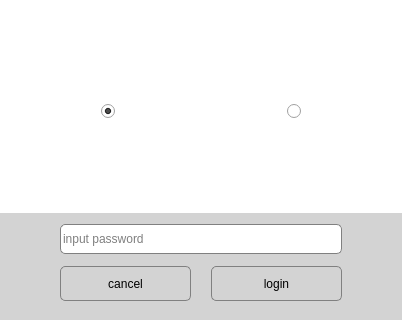
<?xml version="1.0" encoding="UTF-8"?>
<ui version="4.0">
 <class>LoginDialog</class>
 <widget class="QDialog" name="LoginDialog">
  <property name="geometry">
   <rect>
    <x>0</x>
    <y>0</y>
    <width>402</width>
    <height>320</height>
   </rect>
  </property>
  <property name="sizePolicy">
   <sizepolicy hsizetype="Fixed" vsizetype="Fixed">
    <horstretch>0</horstretch>
    <verstretch>0</verstretch>
   </sizepolicy>
  </property>
  <property name="windowTitle">
   <string>Dialog</string>
  </property>
  <property name="styleSheet">
   <string notr="true">
QRadioButton::indicator::unchecked#admin {
    image:url(:/user_admin_unchecked.png)
}

QRadioButton::indicator:unchecked:hover#admin {
    image:url(:/user_admin_hover.png)
}


QRadioButton::indicator::checked#admin {
    image:url(:/user_admin_checked.png)
}

QRadioButton::indicator:checked:hover#admin {
    image:url(:/user_admin_checked.png)
}

QRadioButton::indicator::unchecked#general {
    image:url(:/user_general_unchecked.png)
}

QRadioButton::indicator:unchecked:hover#general {
    image:url(:/user_general_hover.png)
}


QRadioButton::indicator::checked#general {
    image:url(:/user_general_checked.png)
}

QRadioButton::indicator:checked:hover#general {
    image:url(:/user_general_checked.png)
}
QWidget#widget_up{
	background-color:white;
}
QWidget#widget_down{
	background-color:lightgray;
}
QLineEdit{
border:1px solid gray;
border-radius:5px;
}
QPushButton{
	border: 1px solid grey;
	border-radius:5px;
}
QPushButton:hover{
	border: 1px solid grey;
	border-radius:5px;
	
	background-color: rgb(172, 190, 255);
}
QPushButton:pressed{
	border: 1px solid grey;
	border-radius:5px;
	color:white;
	background-color: rgb(0, 85, 255);
}


</string>
  </property>
  <layout class="QVBoxLayout" name="verticalLayout_2" stretch="2,1">
   <property name="spacing">
    <number>0</number>
   </property>
   <property name="leftMargin">
    <number>0</number>
   </property>
   <property name="topMargin">
    <number>0</number>
   </property>
   <property name="rightMargin">
    <number>0</number>
   </property>
   <property name="bottomMargin">
    <number>0</number>
   </property>
   <item>
    <widget class="QWidget" name="widget_up" native="true">
     <layout class="QHBoxLayout" name="horizontalLayout_2">
      <property name="spacing">
       <number>30</number>
      </property>
      <property name="leftMargin">
       <number>30</number>
      </property>
      <property name="topMargin">
       <number>20</number>
      </property>
      <property name="rightMargin">
       <number>30</number>
      </property>
      <item>
       <layout class="QHBoxLayout" name="horizontalLayout_3">
        <property name="spacing">
         <number>0</number>
        </property>
        <item>
         <spacer name="horizontalSpacer_3">
          <property name="orientation">
           <enum>Qt::Horizontal</enum>
          </property>
          <property name="sizeHint" stdset="0">
           <size>
            <width>10</width>
            <height>20</height>
           </size>
          </property>
         </spacer>
        </item>
        <item>
         <widget class="QRadioButton" name="general">
          <property name="text">
           <string/>
          </property>
          <property name="checked">
           <bool>true</bool>
          </property>
         </widget>
        </item>
        <item>
         <spacer name="horizontalSpacer_4">
          <property name="orientation">
           <enum>Qt::Horizontal</enum>
          </property>
          <property name="sizeHint" stdset="0">
           <size>
            <width>10</width>
            <height>20</height>
           </size>
          </property>
         </spacer>
        </item>
       </layout>
      </item>
      <item>
       <layout class="QHBoxLayout" name="horizontalLayout_5">
        <property name="spacing">
         <number>0</number>
        </property>
        <item>
         <spacer name="horizontalSpacer">
          <property name="orientation">
           <enum>Qt::Horizontal</enum>
          </property>
          <property name="sizeHint" stdset="0">
           <size>
            <width>10</width>
            <height>20</height>
           </size>
          </property>
         </spacer>
        </item>
        <item>
         <widget class="QRadioButton" name="admin">
          <property name="text">
           <string/>
          </property>
         </widget>
        </item>
        <item>
         <spacer name="horizontalSpacer_2">
          <property name="orientation">
           <enum>Qt::Horizontal</enum>
          </property>
          <property name="sizeHint" stdset="0">
           <size>
            <width>10</width>
            <height>20</height>
           </size>
          </property>
         </spacer>
        </item>
       </layout>
      </item>
     </layout>
    </widget>
   </item>
   <item>
    <widget class="QWidget" name="widget_down" native="true">
     <layout class="QVBoxLayout" name="verticalLayout" stretch="1,0">
      <property name="spacing">
       <number>10</number>
      </property>
      <property name="leftMargin">
       <number>60</number>
      </property>
      <property name="rightMargin">
       <number>60</number>
      </property>
      <property name="bottomMargin">
       <number>15</number>
      </property>
      <item>
       <widget class="QLineEdit" name="lineEdit">
        <property name="minimumSize">
         <size>
          <width>0</width>
          <height>30</height>
         </size>
        </property>
        <property name="inputMask">
         <string/>
        </property>
        <property name="echoMode">
         <enum>QLineEdit::Password</enum>
        </property>
        <property name="placeholderText">
         <string>input password</string>
        </property>
       </widget>
      </item>
      <item>
       <layout class="QHBoxLayout" name="horizontalLayout">
        <property name="spacing">
         <number>20</number>
        </property>
        <property name="topMargin">
         <number>0</number>
        </property>
        <item>
         <widget class="QPushButton" name="btn_cancel">
          <property name="minimumSize">
           <size>
            <width>0</width>
            <height>35</height>
           </size>
          </property>
          <property name="text">
           <string>cancel</string>
          </property>
         </widget>
        </item>
        <item>
         <widget class="QPushButton" name="btn_login">
          <property name="minimumSize">
           <size>
            <width>0</width>
            <height>35</height>
           </size>
          </property>
          <property name="text">
           <string>login</string>
          </property>
         </widget>
        </item>
       </layout>
      </item>
     </layout>
    </widget>
   </item>
  </layout>
 </widget>
 <resources/>
 <connections/>
</ui>
